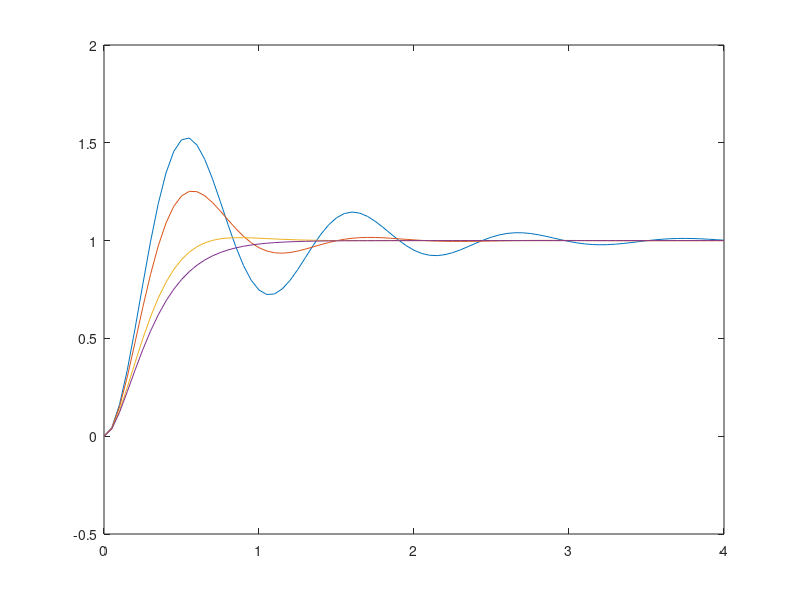

This chart was generated by the following MATLAB code: (Note: this script raises an error after producing the figure.)
%%4 model redaman
clc
clear
t=0:0.05:4;
%redaman 0.2
a1=atan2(-sqrt(1-0.2^2),-0.2);
y1=(1./(sqrt(1-0.2^2))).*exp(-1.2.*t).*sin((6.*sqrt(1-0.2.^2).*t)+a1)+1;

%redaman 0.4
a2=atan2(-sqrt(1-0.4^2),-0.4);
y2=(1./(sqrt(1-0.4^2))).*exp(-2.4.*t).*sin((6.*sqrt(1-0.4.^2).*t)+a2)+1;

%redaman 0.8
a3=atan2(-sqrt(1-0.8^2),-0.8);
y3=(1./(sqrt(1-0.8^2))).*exp(-4.8.*t).*sin((6.*sqrt(1-0.8.^2).*t)+a3)+1;

%redaman 0.4
y4=1-(6.*t+1).*exp(-6.*t);
plot(t,y1,t,y2,t,y3,t,y4)

%% KNN Classify

A = [y1(11) y1(22) y1(33);y2(11) y2(22) y2(33);y3(11) y3(22) y3(33);y4(11) y4(22) y4(33)]; 
B = [1 1 1; 0.8 1 1; 1.1 1 1; 1.4 
Md1= fitcknn(B,G,'NumNeighbors',1);1 1];
G = {'Bagus';'Sedikit Teredam';'Sedikit osilasi'; 'Osilasi tinggi'};

Class = predict(Md1,A)